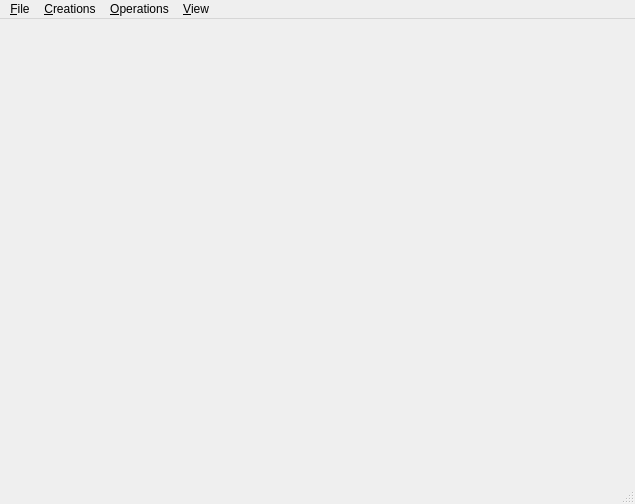
<?xml version="1.0" encoding="UTF-8"?>
<ui version="4.0">
 <class>MainWindow</class>
 <widget class="QMainWindow" name="MainWindow">
  <property name="geometry">
   <rect>
    <x>0</x>
    <y>0</y>
    <width>635</width>
    <height>504</height>
   </rect>
  </property>
  <property name="windowTitle">
   <string>CGAL 3D Linear Cell Complex</string>
  </property>
  <property name="windowIcon">
   <iconset>
    <normaloff>:/cgal/logos/cgal_icon</normaloff>:/cgal/logos/cgal_icon</iconset>
  </property>
  <widget class="QWidget" name="centralwidget">
   <layout class="QVBoxLayout">
    <item>
     <layout class="QHBoxLayout"/>
    </item>
    <item>
     <widget class="Viewer" name="viewer" native="true"/>
    </item>
   </layout>
  </widget>
  <widget class="QMenuBar" name="menubar">
   <property name="geometry">
    <rect>
     <x>0</x>
     <y>0</y>
     <width>635</width>
     <height>26</height>
    </rect>
   </property>
   <widget class="QMenu" name="menuFile">
    <property name="title">
     <string>&amp;File</string>
    </property>
    <addaction name="actionImportOFF"/>
    <addaction name="actionAddOFF"/>
    <addaction name="separator"/>
    <addaction name="actionImport3DTDS"/>
    <addaction name="actionCompute_Voronoi_3D"/>
    <addaction name="separator"/>
    <addaction name="actionClear"/>
    <addaction name="separator"/>
    <addaction name="actionQuit"/>
   </widget>
   <widget class="QMenu" name="menuOperations">
    <property name="title">
     <string>&amp;Operations</string>
    </property>
    <addaction name="actionTriangulate_all_facets"/>
    <addaction name="actionSew3_same_facets"/>
    <addaction name="actionUnsew3_all"/>
    <addaction name="actionMerge_all_volumes"/>
    <addaction name="actionRemove_filled_volumes"/>
    <addaction name="separator"/>
    <addaction name="actionSubdivide"/>
    <addaction name="actionSubdivide_pqq"/>
    <addaction name="actionClose_volume"/>
    <addaction name="actionDual_3"/>
   </widget>
   <widget class="QMenu" name="menuCreations">
    <property name="title">
     <string>&amp;Creations</string>
    </property>
    <addaction name="actionCreate_cube"/>
    <addaction name="actionCreate3Cubes"/>
    <addaction name="actionCreate2Volumes"/>
    <addaction name="actionCreate_mesh"/>
    <addaction name="actionCreate_Menger_Sponge"/>
   </widget>
   <widget class="QMenu" name="menuView">
    <property name="title">
     <string>&amp;View</string>
    </property>
    <addaction name="separator"/>
    <addaction name="actionExtend_filled_volumes"/>
    <addaction name="actionExtend_hidden_volumes"/>
    <addaction name="separator"/>
   </widget>
   <addaction name="menuFile"/>
   <addaction name="menuCreations"/>
   <addaction name="menuOperations"/>
   <addaction name="menuView"/>
  </widget>
  <widget class="QStatusBar" name="statusbar"/>
  <action name="actionImportOFF">
   <property name="text">
    <string>&amp;Import OFF</string>
   </property>
  </action>
  <action name="actionAddOFF">
   <property name="text">
    <string>Add &amp;OFF</string>
   </property>
  </action>
  <action name="actionQuit">
   <property name="text">
    <string>&amp;Quit</string>
   </property>
  </action>
  <action name="actionSubdivide">
   <property name="text">
    <string>&amp;Subdivide all volumes</string>
   </property>
  </action>
  <action name="actionSubdivide_pqq">
   <property name="text">
    <string>&amp;Subdivide all volumes - by Pqq</string>
   </property>
  </action>
  <action name="actionCreate3Cubes">
   <property name="text">
    <string>Create &amp;3 cubes</string>
   </property>
  </action>
  <action name="actionImport3DTDS">
   <property name="text">
    <string>Import 3D&amp;TS</string>
   </property>
  </action>
  <action name="actionClear">
   <property name="text">
    <string>&amp;Clear</string>
   </property>
  </action>
  <action name="actionCreate2Volumes">
   <property name="text">
    <string>Create &amp;2 volumes</string>
   </property>
  </action>
  <action name="actionDual_3">
   <property name="text">
    <string>&amp;Dual</string>
   </property>
  </action>
  <action name="actionClose_volume">
   <property name="text">
    <string>&amp;Close all volumes</string>
   </property>
  </action>
  <action name="actionCreate_cube">
   <property name="text">
    <string>Create &amp;cube</string>
   </property>
  </action>
  <action name="actionSew3_same_facets">
   <property name="text">
    <string>S&amp;ew3 all same facets</string>
   </property>
  </action>
  <action name="actionCreate_mesh">
   <property name="text">
    <string>Create &amp;mesh</string>
   </property>
  </action>
  <action name="actionCreate_Menger_Sponge">
   <property name="text">
    <string>Create Menger Sponge</string>
   </property>
  </action>
  <action name="actionRemove_filled_volumes">
   <property name="text">
    <string>&amp;Remove volumes</string>
   </property>
  </action>
  <action name="actionTriangulate_all_facets">
   <property name="text">
    <string>&amp;Triangulate facets</string>
   </property>
  </action>
  <action name="actionUnsew3_all">
   <property name="text">
    <string>&amp;Unsew3 volumes</string>
   </property>
  </action>
  <action name="actionVolume_list">
   <property name="checkable">
    <bool>true</bool>
   </property>
   <property name="text">
    <string>Volume list</string>
   </property>
  </action>
  <action name="actionExtend_filled_volumes">
   <property name="text">
    <string>Extend &amp;filled volumes</string>
   </property>
  </action>
  <action name="actionExtend_hidden_volumes">
   <property name="text">
    <string>Extend &amp;hidden volumes</string>
   </property>
  </action>
  <action name="actionCompute_Voronoi_3D">
   <property name="text">
    <string>Compute Voronoi 3D</string>
   </property>
  </action>
  <action name="actionMerge_all_volumes">
   <property name="text">
    <string>&amp;Merge volumes</string>
   </property>
  </action>
 </widget>
 <customwidgets>
  <customwidget>
   <class>Viewer</class>
   <extends>QWidget</extends>
   <header>Viewer.h</header>
  </customwidget>
 </customwidgets>
 <resources/>
 <connections/>
</ui>
